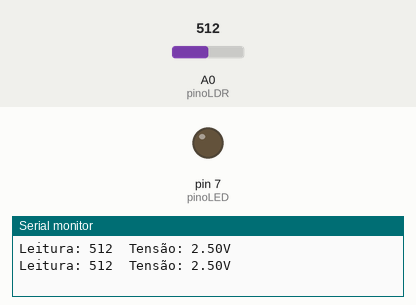
A sketch run on a simulated Arduino Uno, built with avr-gcc and run on an emulated ATmega328P. Shown: output pins drawn as LEDs (lit = HIGH), the last lines printed to the serial monitor. The inputs (shaded band) are chosen by the test bench; at power-on: A0 (pinoLDR) = 512.

Above: at 1.8 s.
1.9 s: A0 (pinoLDR) set to 16
3.4 s: A0 (pinoLDR) set to 13
At 4.6 s:
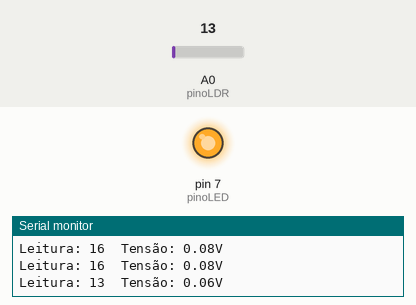
5.5 s: A0 (pinoLDR) set to 122
At 7.2 s:
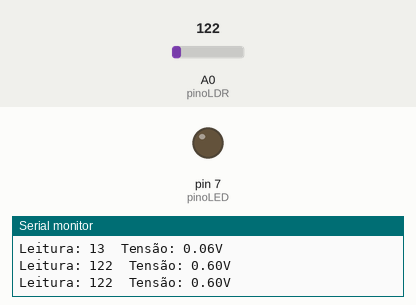
7.5 s: A0 (pinoLDR) set to 5
At 8.9 s:
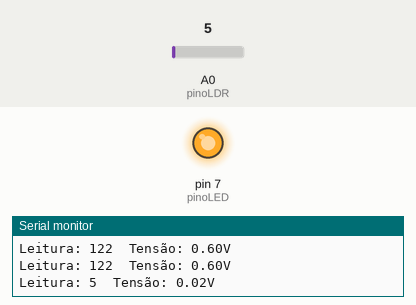
Timing chart, 0 to 10.5 s (numbered marks = the images above; inputs shaded):
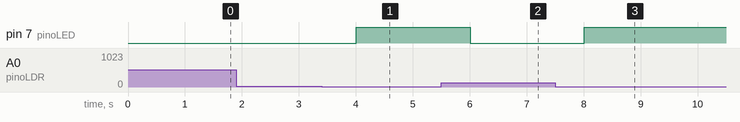

The sketch:

Ligando_LDR.ino
```cpp
const int pinoLDR=A0;
const int pinoLED=7;
int leitura=0;
float tensao=0.0;

void setup() {
 Serial.begin(9600);

 pinMode(pinoLDR, INPUT);
 pinMode(pinoLED,OUTPUT);

}

void loop() {
  leitura= analogRead (pinoLDR);


if(leitura<15){
  digitalWrite(pinoLED,HIGH);
}
else{
  digitalWrite(pinoLED,LOW);
}

  Serial.print("Leitura: ");
  Serial.print(leitura);
  Serial.print("\t");


 tensao=leitura *5.0/1023.0;
 Serial.print("Tensão: ");
 Serial.print(tensao);
 Serial.print("V");

 Serial.println();

 delay(1000);

}
```

Measured:
- the behaviour switches between 15 and 14 on A0 (pinoLDR) (found by bisection; images 0 and 1)
- after the input at 3.4 s, pin 7 (pinoLED): LOW → HIGH after 0.60 s
- after the input at 5.5 s, pin 7 (pinoLED): HIGH → LOW after 0.51 s
- after the input at 7.5 s, pin 7 (pinoLED): LOW → HIGH after 0.51 s
